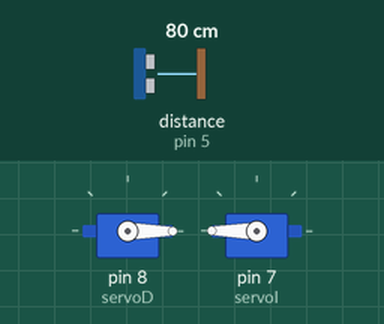
This sketch was run on a simulated Arduino Uno, built with avr-gcc and run on an emulated ATmega328P. Shown: 2 × servo. The inputs (shaded band) are chosen by the test bench; at power-on: distance to the obstacle (sensor on pin 5) 80 cm. The echo pulse lasts 58.3 µs per cm.

Above: at 1.2 s.
1.3 s: distance to the obstacle (sensor on pin 5) set to 16 cm
2.8 s: distance to the obstacle (sensor on pin 5) set to 12 cm
At 3.4 s:
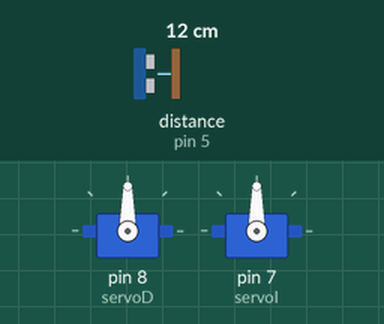
4.4 s: distance to the obstacle (sensor on pin 5) set to 18 cm
At 4.9 s:
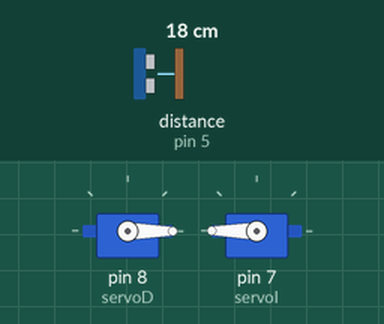
6.1 s: distance to the obstacle (sensor on pin 5) set to 2 cm
At 7.8 s:
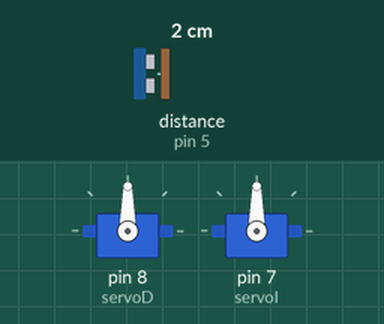
Timing chart, 0 to 8.8 s (numbered marks = the images above; inputs shaded):
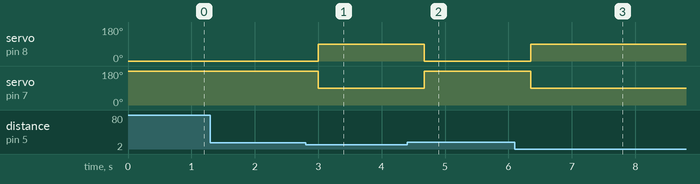

The sketch:

PararRobotAntesDeChocar.ino
```cpp
#include <Servo.h>
#include <NewPing.h>

#define TRIGGER_PIN  6
#define ECHO_PIN     5
#define MAX_DISTANCE 500

Servo servoD;
Servo servoI;

NewPing sonar(TRIGGER_PIN, ECHO_PIN, MAX_DISTANCE);
int uS, distancia;
void setup() {
  //Serial.begin(9600);
  servoD.attach(8);
  servoI.attach(7);
  servoD.write(0);
  servoI.write(180);

}


  void loop(){

  uS = sonar.ping_median();
  distancia = (uS/ US_ROUNDTRIP_CM);
  if (distancia < 15) {
  servoD.write(90);
  servoI.write(90);
  } else {
    servoI.write(180);
    servoD.write(0);
  }
  delay (50);
  }
```

Measured:
- the behaviour switches between 15 and 14 cm on distance to the obstacle (sensor on pin 5) (found by bisection; images 0 and 1)
- after the input at 1.3 s, every drawn part: stays the same
- after the input at 2.8 s, servo on pin 8 (servoD): 0° → 90° after 0.20 s; servo on pin 7 (servoI): 180° → 90° after 0.20 s
- after the input at 4.4 s, servo on pin 8 (servoD): 90° → 0° after 0.27 s; servo on pin 7 (servoI): 90° → 180° after 0.27 s
- after the input at 6.1 s, servo on pin 8 (servoD): 0° → 90° after 0.25 s; servo on pin 7 (servoI): 180° → 90° after 0.25 s
